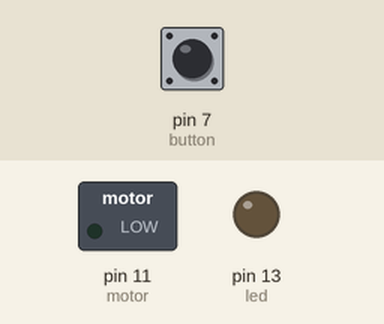
The sketch below on a simulated Arduino Uno, built with avr-gcc and run on an emulated ATmega328P. Parts: switched loads named in the sketch (green lamp = pin HIGH), output pins drawn as LEDs (lit = HIGH). Inputs (shaded band) come from the test bench; at power-on: pin 7 (button) HIGH.

Above: at 1.2 s.
1.3 s: pin 7 (button) pulled LOW for 0.15 s
At 1.37 s:
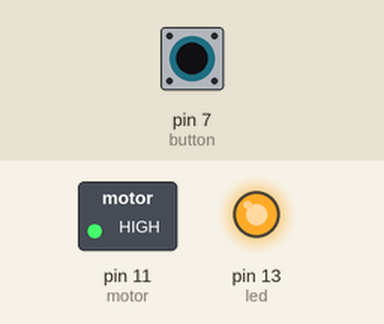
2.9 s: pin 7 (button) pulled LOW for 3.2 s
At 6.6 s:
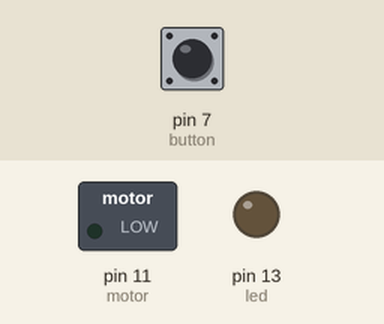
Timing chart, 0 to 8.1 s (numbered marks = the images above; inputs shaded):
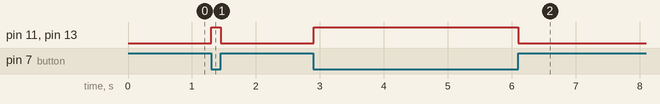

The sketch:

MOTOR.ino
```cpp
int button= 7;
 int motor = 11;
 int led = 13;

void setup() {
  pinMode(led, OUTPUT);
  pinMode(motor, OUTPUT);
  pinMode(button, INPUT_PULLUP);

  }

void loop() {
  int buttonstate = digitalRead(button);

    if (buttonstate == LOW){
    digitalWrite(led, HIGH);
     digitalWrite(motor, HIGH);
  }
  else{
    digitalWrite(led,LOW);
    digitalWrite(motor,LOW);
  }
  delay(50);
}
```

Measured:
- after the input at 1.3 s, pin 11 (motor), pin 13 (led): LOW → HIGH at once, → LOW 0.15 s later
- after the input at 2.9 s, pin 11 (motor), pin 13 (led): LOW → HIGH at once, → LOW 3.2 s later
